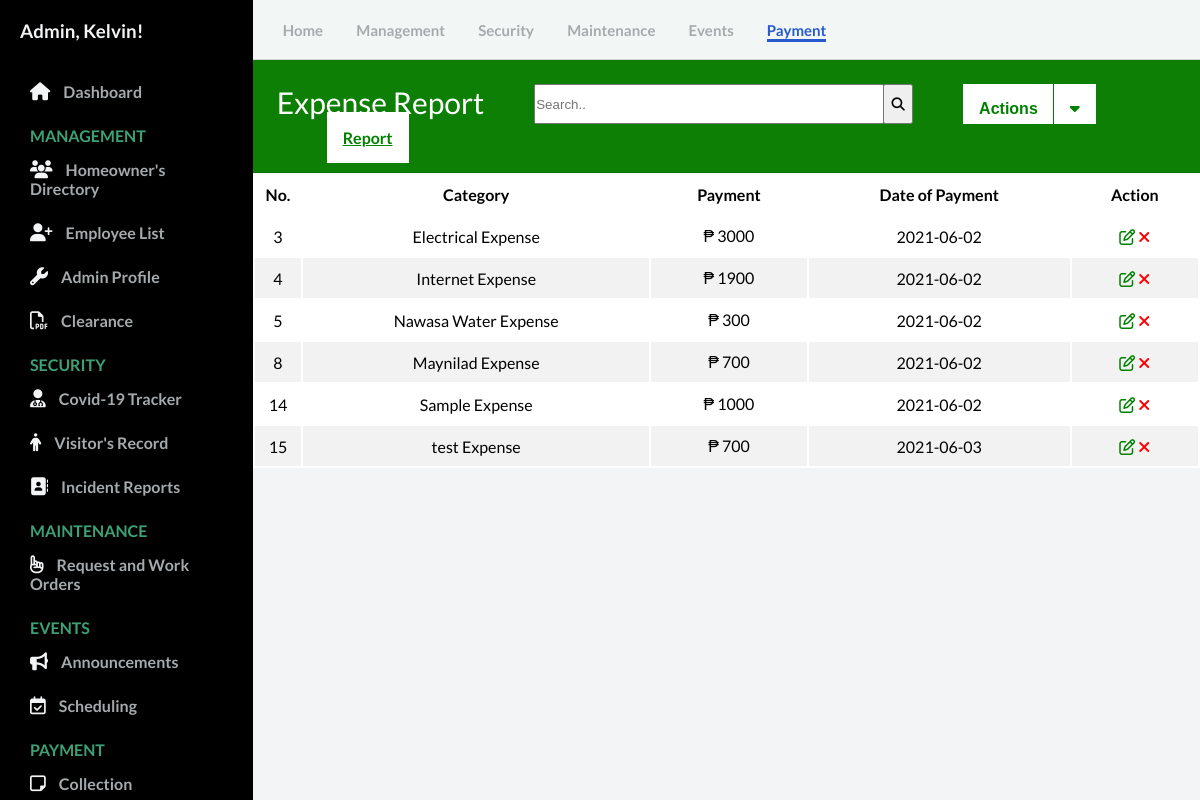
Screenshot of /admin/expense.php (signed in) with the database file from the repository.
### tables this page shows
CREATE TABLE `expense` (
  `id` int(11) NOT NULL,
  `category` varchar(50) NOT NULL,
  `payment` int(20) NOT NULL,
  `dpay` varchar(50) NOT NULL
);

### admin/controllers/function.php (called while the page is built, shortened)
<?php
function check_login($conn) {
	if(isset($_SESSION['user_id'])) {
		$id = $_SESSION['user_id'];
		$query = "SELECT * FROM admin WHERE user_id = '$id' limit 1";
		$result = mysqli_query($conn, $query);
		if($result && mysqli_num_rows($result) > 0) {
			$user_data = mysqli_fetch_assoc($result);
			return $user_data;
		}
	}
	die;
}

### admin/expense.php (the view, shortened to what this page needs)
<?php
  include("config/connection.php");
  include("controllers/function.php");
  $user_data = check_login($conn);
?>
<!DOCTYPE html>
<html lang="en">
  <head>
    <link rel="stylesheet" href="css/style.css" />
    <link rel="stylesheet" href="https://stackpath.bootstrapcdn.com/font-awesome/4.7.0/css/font-awesome.min.css">
    <link rel="stylesheet" type="text/css" href="fontawesome-free-5.9.0-web/css/all.css">
  </head>
  <body id="body">
    <div class="container">
      <nav class="navbar">
        <div class="navbar__left">
          <a href="Dashboard.php">Home</a>
          <a href="User.php">Management</a>
          <a href="covid19_tracker.php">Security</a>
          <a href="work_order.php">Maintenance</a>
          <a href="announcement.php">Events</a>
          <a class="active_link" href="invoice.php">Payment</a>
        </div>
      </nav>
<?php require_once 'expense_crud.php'; ?>
<?php
  $mysqli = new mysqli('remotemysql.com', 'J5BJ2ZlQGm', 'FYAvWP4mmz', 'J5BJ2ZlQGm') or die(mysqli_error($mysqli));
  $result = $mysqli->query("SELECT * FROM expense") or die($mysqli->error);
?>
      <main>
       <div>
          <div class="card-header">
            <p style="float: left; font-size: 30px;">Expense Report</p>
            <form  action="#" style=" float: left;">
              <input type="search" placeholder="Search.." name="search2" id="myInput" class="search_field">
             <button type="submit" class="btn_search"><i class="fa fa-search"></i></button>
            </form>
            <button class="btn_action"><b>Actions</b></button>
            <div class="dropdown">
              <button class="btn_down"><i class="fa fa-caret-down"></i></button>
            </div>
            <a href="expense_total.php" class="btn_action"><b>Report</b></a>
          </div>
        <table class="t_expense" id="user">
            <thead>
              <tr style="cel">
                <th style="width: 5%;">No.</th>
                <th>Category</th>
                <th>Payment</th>
                <th>Date of Payment</th>
                <th colspan="2">Action</th>
              </tr>
            </thead>
        <tbody id="myTable">
        <?php
          while ($row = $result->fetch_assoc()): ?>
              <tr>
                  <td><?php echo $row['id']; ?></td>
                  <td><?php echo $row['category']; ?></td>
                  <td>&#8369 <?php echo $row['payment']; ?></td>
                  <td><?php echo $row['dpay']; ?></td>
                <td>
                    <a href="Expense_edit.php?edit=<?php echo $row['id']; ?>"><i class="fa fa-edit text-edit" title="Update"></i></a>
                    <a href="expense_crud.php?delete=<?php echo $row['id']; ?>" onclick="return confirm('Are you sure you want to Delete this info?');"><i class="fa fa-remove text-remove" title="Delete"></i></a>
                </td>
              </tr>
          <?php endwhile; ?>
          </table>
        </div>
      </main>
      <div id="sidebar">
        <div class="sidebar__title">
            <h3>Admin, <?php echo $user_data['firstname']; ?>!</h3>
        </div>
        <div class="sidebar__menu">
          <div class="sidebar__link ">
            <i class="fa fa-home"></i>
            <a href="Dashboard.php">Dashboard</a>
          </div>
          <h2>MANAGEMENT</h2>
          <div class="sidebar__link">
            <i class="fa fa-users" aria-hidden="true"></i>
            <a href="User.php">Homeowner's Directory</a>
          </div>
          <div class="sidebar__link">
            <i class="fa fa-user-plus" aria-hidden="true"></i>
            <a href="employees_record.php">Employee List</a>
          </div>
          <div class="sidebar__link">
            <i class="fa fa-wrench"></i>
            <a href="Admin_profile.php">Admin Profile</a>
          </div>
          <div class="sidebar__link">
            <i class="fa fa-file-pdf-o"></i>
            <a href="residency.php">Clearance</a>
          </div>
          <h2>SECURITY</h2>
          <div class="sidebar__link">
            <i class="fa fa-user-md"></i>
            <a href="covid19_tracker.php">Covid-19 Tracker</a>
          </div>
          <div class="sidebar__link">
            <i class="fa fa-male"></i>
            <a href="visitors_record.php">Visitor's Record</a>
          </div>
          <div class="sidebar__link">
            <i class="fa fa-address-book"></i>
            <a href="incident_record.php">Incident Reports</a>
          </div>
          <h2>MAINTENANCE</h2>
          <div class="sidebar__link ">
            <i class="fa fa-hand-o-up"></i>
            <a href="work_order.php">Request and Work Orders</a>
          </div>
          <h2>EVENTS</h2>
          <div class="sidebar__link ">
            <i class="fa fa-bullhorn"></i>
            <a href="announcement.php">Announcements</a>
          </div>
          <div class="sidebar__link">
            <i class="fa fa-calendar-check-o"></i>
            <a href="Scheduling.php">Scheduling</a>
          </div>
          <h2>PAYMENT</h2>
          <div class="sidebar__link">
            <i class="fa fa-sticky-note-o"></i>
            <a href="invoice.php">Collection</a>
          </div>
      </div>
    </div>
  </body>
</html>

### admin/css/style.css (style rules this page uses)
* { margin: 0; padding: 0; }
body { font-family: 'Lato', sans-serif; box-sizing: border-box; }
.container { display: grid; height: 100vh; grid-template-columns: 0.8fr 1fr 1fr 1fr; grid-template-rows: 0.2fr 3fr; grid-template-areas: "sidebar nav nav nav" "sidebar main main main" }
.navbar { background: #f2f7f5; grid-area: nav; height: 60px; display: flex; align-items: center; justify-content: space-between; padding: 0 30px 0 30px; border-bottom: 1px solid lightgray; }
.navbar__left > a { margin-right: 30px; text-decoration: none; color: #a5aaad; font-size: 15px; font-weight: 700; }
.navbar__left .active_link { color: #265acc; border-bottom: 3px solid #265acc; padding-bottom: 12 px; }
main { background: #f3f4f6; grid-area: main; overflow-y: auto; }
#sidebar { background: #000000; grid-area: sidebar; overflow-y: auto; padding: 20px; -webkit-transition: all 0.5s; transition: all 0.5s; }
.sidebar__title { display:flex; justify-content: space-between; align-items: center; color: #f3f4f6; margin-bottom: 30px; }
.sidebar__menu > h2 { color: #3ea175; font-size: 16px; margin-top: 15px; margin-bottom: 5px; padding: 0 10px; font-weight: 700; }
.sidebar__link { color: #f3f4f6; padding: 10px; border-radius: 3px; margin-bottom: 5px; }
.sidebar__link > a { text-decoration: none; color: #a5aaad; font-weight: 700; }
.sidebar__link >i { margin-right: 10px; font-size: 18px; }
#user td, #user th { padding: 10px; text-align: center; }
#user tr:nth-child(even) { background-color: #f2f2f2; }
.card-header { padding: 1.50rem; margin-bottom: 0; background-color: #0D7F05; border-bottom: 1px solid rgba(0, 0, 0, 0.125); color: #ffffff; font-size: 20px; }
.text-edit { color: green; }
.text-remove { color: red; }
.t_expense { width: 100%; background-color: white; }
* { box-sizing: border-box; }
.search_field { width: 350px; height: 40px; margin-left: 50px; }
.btn_search { margin-left: -5px; height: 40px; width: 30px; }
.btn_action, .btn_one { background-color: white; color: green; padding: 16px; font-size: 16px; border: none; outline: none; height: 40px; margin-left: 50px; }
.btn_down { background-color: white; color: green; padding: 16px; font-size: 16px; border: none; outline: none; height: 40px; margin-left: -5px; border-left:1px solid green; }
.dropdown { position: relative; display: inline-block; }
.dropdown-content a, { color: black; padding: 12px 16px; text-decoration: none; display: block; }

### rows the page displays
expense: id "3", category "Electrical Expense", payment "3000", dpay "2021-06-02"
expense: id "4", category "Internet Expense", payment "1900", dpay "2021-06-02"
expense: id "5", category "Nawasa Water Expense", payment "300", dpay "2021-06-02"
expense: id "8", category "Maynilad Expense", payment "700", dpay "2021-06-02"
expense: id "14", category "Sample Expense", payment "1000", dpay "2021-06-02"
expense: id "15", category "test Expense", payment "700", dpay "2021-06-03"

### other values shown
$user_data['firstname'] "Kelvin"
